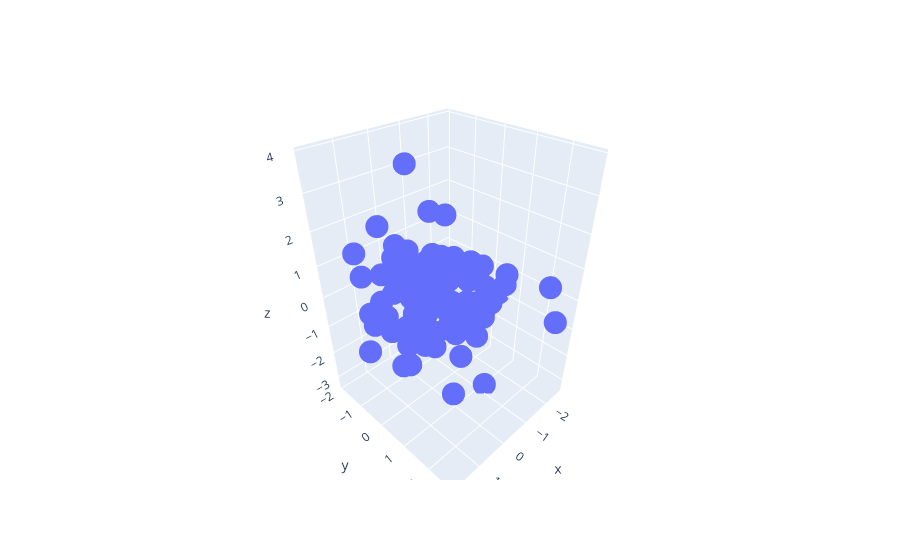

Notebook code for this chart:
### Code cell
import plotly.graph_objects as go
import numpy as np

# Example data
np.random.seed(42)
x = np.random.normal(size=100)
y = np.random.normal(size=100)
z = np.random.normal(size=100)

# Create the 3D scatter plot
fig = go.Figure()
fig.add_trace(go.Scatter3d(x=x, y=y, z=z, mode='markers'))

# You can add marginal plots by creating additional axes and plots manually
# This is a simplified example focusing on the 3D aspect

fig.show()
